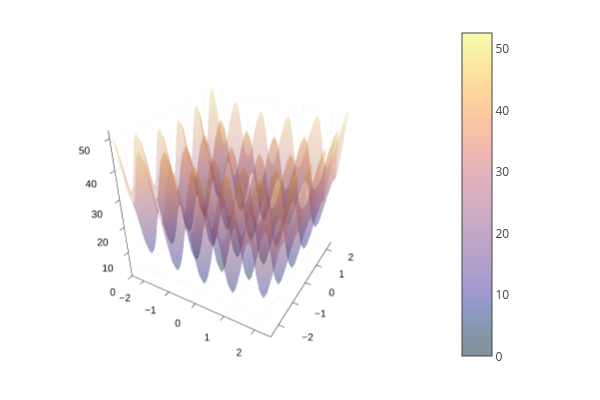

Write notebook code for a chart like this one.
### Code cell
f(x) = 20 + x[1]^2 - 10*cos(2*pi*x[1]) + x[2]^2 - 10*cos(2*pi*x[2])

x0 = [0.0, 0.0]

x = -2.5:0.1:2.5
y = -2.5:0.1:2.5


plt = surface(x, y, (x, y) -> f([x, y]), color=:thermal, alpha=0.5, legend=true)

### Figure 1 — Plotly figure (JSON) as saved in the notebook; plotly's stock layout.template omitted (floating-point values rounded to 4 significant figures; data arrays with more than 128 entries replaced by an {"elided": "..."} marker saying what was removed)
{"data": [{"colorbar": {"len": 0.9525, "title": "", "x": 0.7541, "y": 0.5139}, "colorscale": {"elided": "256x2 mixed values"}, "name": "y1", "opacity": 0.5, "scene": "scene", "showlegend": false, "showscale": true, "type": "surface", "x": [-2.5, -2.4, -2.3, -2.2, -2.1, -2, -1.9, -1.8, -1.7, -1.6, -1.5, -1.4, -1.3, -1.2, -1.1, -1, -0.9, -0.8, -0.7, -0.6, -0.5, -0.4, -0.3, -0.2, -0.1, 0, 0.1, 0.2, 0.3, 0.4, 0.5, 0.6, 0.7, 0.8, 0.9, 1, 1.1, 1.2, 1.3, 1.4, 1.5, 1.6, 1.7, 1.8, 1.9, 2, 2.1, 2.2, 2.3, 2.4, 2.5], "xaxis": "x", "y": [-2.5, -2.4, -2.3, -2.2, -2.1, -2, -1.9, -1.8, -1.7, -1.6, -1.5, -1.4, -1.3, -1.2, -1.1, -1, -0.9, -0.8, -0.7, -0.6, -0.5, -0.4, -0.3, -0.2, -0.1, 0, 0.1, 0.2, 0.3, 0.4, 0.5, 0.6, 0.7, 0.8, 0.9, 1, 1.1, 1.2, 1.3, 1.4, 1.5, 1.6, 1.7, 1.8, 1.9, 2, 2.1, 2.2, 2.3, 2.4, 2.5], "yaxis": "y", "z": {"elided": "51x51 float values"}, "zaxis": "z", "zmax": 52.5, "zmin": 0}], "layout": {"annotations": [], "height": 400, "legend": {"bgcolor": "rgba(255, 255, 255, 1.000)", "bordercolor": "rgba(0, 0, 0, 1.000)", "borderwidth": 1, "font": {"color": "rgba(0, 0, 0, 1.000)", "family": "sans-serif", "size": 11}, "title": {"font": {"color": "rgba(0, 0, 0, 1.000)", "family": "sans-serif", "size": 15}, "text": ""}, "tracegroupgap": 0, "traceorder": "normal", "x": 1, "xanchor": "auto", "y": 1, "yanchor": "auto"}, "margin": {"b": 20, "l": 0, "r": 0, "t": 20}, "paper_bgcolor": "rgba(255, 255, 255, 1.000)", "plot_bgcolor": "rgba(255, 255, 255, 1.000)", "scene": {"camera": {"eye": {"x": 1.126, "y": -1.95, "z": 1.3}, "projection": "orthographic"}, "domain": {"x": [0.03619, 0.7541], "y": [0.03762, 0.9902]}, "xaxis": {"gridcolor": "rgba(0, 0, 0, 0.100)", "gridwidth": 0.5, "linecolor": "rgba(0, 0, 0, 1.000)", "mirror": false, "range": [-2.5, 2.5], "showgrid": true, "showline": true, "showticklabels": true, "tickangle": 0, "tickcolor": "rgb(0, 0, 0)", "tickfont": {"color": "rgba(0, 0, 0, 1.000)", "family": "sans-serif", "size": 11}, "tickmode": "array", "ticks": "inside", "ticktext": ["−2", "−1", "0", "1", "2"], "tickvals": [-2, -1, 0, 1, 2], "title": "", "titlefont": {"color": "rgba(0, 0, 0, 1.000)", "family": "sans-serif", "size": 15}, "type": "-", "visible": true, "zeroline": false, "zerolinecolor": "rgba(0, 0, 0, 1.000)"}, "yaxis": {"gridcolor": "rgba(0, 0, 0, 0.100)", "gridwidth": 0.5, "linecolor": "rgba(0, 0, 0, 1.000)", "mirror": false, "range": [-2.5, 2.5], "showgrid": true, "showline": true, "showticklabels": true, "tickangle": 0, "tickcolor": "rgb(0, 0, 0)", "tickfont": {"color": "rgba(0, 0, 0, 1.000)", "family": "sans-serif", "size": 11}, "tickmode": "array", "ticks": "inside", "ticktext": ["−2", "−1", "0", "1", "2"], "tickvals": [-2, -1, 0, 1, 2], "title": "", "titlefont": {"color": "rgba(0, 0, 0, 1.000)", "family": "sans-serif", "size": 15}, "type": "-", "visible": true, "zeroline": false, "zerolinecolor": "rgba(0, 0, 0, 1.000)"}, "zaxis": {"gridcolor": "rgba(0, 0, 0, 0.100)", "gridwidth": 0.5, "linecolor": "rgba(0, 0, 0, 1.000)", "mirror": false, "range": [0, 52.5], "showgrid": true, "showline": true, "showticklabels": true, "tickangle": 0, "tickcolor": "rgb(0, 0, 0)", "tickfont": {"color": "rgba(0, 0, 0, 1.000)", "family": "sans-serif", "size": 11}, "tickmode": "array", "ticks": "inside", "ticktext": ["0", "10", "20", "30", "40", "50"], "tickvals": [0, 10, 20, 30, 40, 50], "title": "", "titlefont": {"color": "rgba(0, 0, 0, 1.000)", "family": "sans-serif", "size": 15}, "type": "-", "visible": true, "zeroline": false, "zerolinecolor": "rgba(0, 0, 0, 1.000)"}}, "showlegend": true, "width": 600}}
